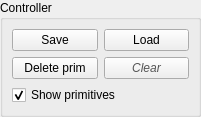
<?xml version="1.0" encoding="UTF-8"?>
<ui version="4.0">
 <class>ControllerManagmentWidget</class>
 <widget class="QWidget" name="ControllerManagmentWidget">
  <property name="geometry">
   <rect>
    <x>0</x>
    <y>0</y>
    <width>201</width>
    <height>109</height>
   </rect>
  </property>
  <property name="windowTitle">
   <string>Form</string>
  </property>
  <layout class="QGridLayout" name="gridLayout">
   <property name="margin">
    <number>0</number>
   </property>
   <property name="spacing">
    <number>0</number>
   </property>
   <item row="0" column="1" colspan="2">
    <widget class="QGroupBox" name="groupBox">
     <property name="title">
      <string>Controller</string>
     </property>
     <layout class="QGridLayout" name="gridLayout_2">
      <item row="0" column="0">
       <widget class="QPushButton" name="saveButton">
        <property name="text">
         <string>Save</string>
        </property>
       </widget>
      </item>
      <item row="2" column="1">
       <widget class="QPushButton" name="clearButton">
        <property name="styleSheet">
         <string notr="true">color:rgb(85, 85, 85);
font: italic;
</string>
        </property>
        <property name="text">
         <string>Clear</string>
        </property>
       </widget>
      </item>
      <item row="0" column="1">
       <widget class="QPushButton" name="loadButton">
        <property name="text">
         <string>Load</string>
        </property>
       </widget>
      </item>
      <item row="2" column="0">
       <widget class="QPushButton" name="removeButton">
        <property name="text">
         <string>Delete prim</string>
        </property>
        <property name="icon">
         <iconset resource="../Workspace.qrc">
          <normaloff>:/Workspace/Resources/icons/remove.png</normaloff>:/Workspace/Resources/icons/remove.png</iconset>
        </property>
       </widget>
      </item>
      <item row="3" column="0" colspan="2">
       <widget class="QCheckBox" name="showPrimitives">
        <property name="text">
         <string>Show primitives</string>
        </property>
        <property name="checked">
         <bool>true</bool>
        </property>
       </widget>
      </item>
     </layout>
    </widget>
   </item>
  </layout>
 </widget>
 <resources>
  <include location="../Workspace.qrc"/>
 </resources>
 <connections/>
</ui>
